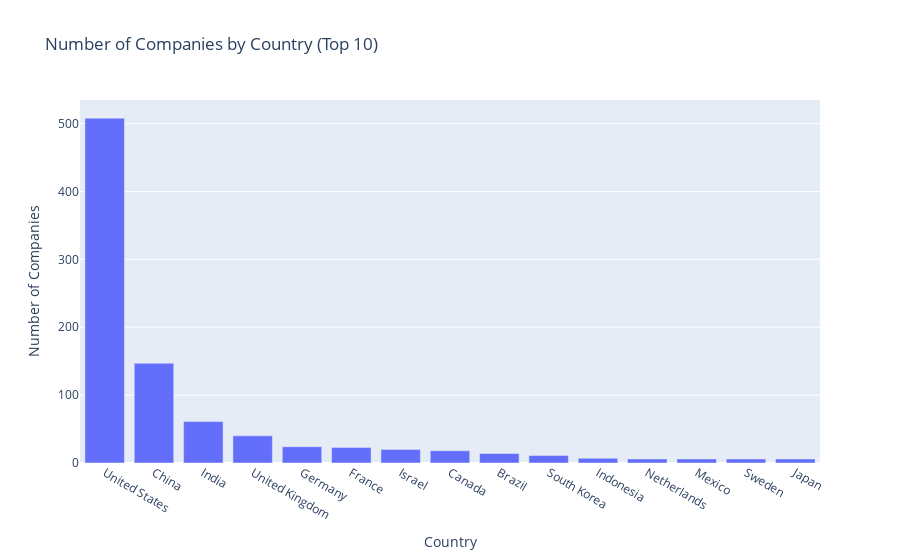

The code cell stored with this chart in its notebook:
### Markdown cell above
## Graph of 15 countries with the most Unicorns

### Code cell
import plotly.express as px

# Group the DataFrame by 'Country' and count the number of companies in each country
companies_count_by_country = companies['Country'].value_counts().reset_index()
companies_count_by_country.columns = ['Country', 'Number of Companies']

# Create a bar chart using Plotly Express
fig = px.bar(
    companies_count_by_country.head(15),  # Display the top 10 countries
    x='Country',
    y='Number of Companies',
    title='Number of Companies by Country (Top 10)',
    labels={'Country': 'Country', 'Number of Companies': 'Number of Companies'},
)

# Customize the appearance of the chart if needed
# You can adjust the layout, colors, and other chart properties here

# Show the chart
fig.show()

### Figure 1 — Plotly figure (JSON) as saved in the notebook; plotly's stock layout.template omitted (floating-point values rounded to 4 significant figures)
{"data": [{"alignmentgroup": "True", "hovertemplate": "Country=%{x}<br>Number of Companies=%{y}<extra></extra>", "legendgroup": "", "marker": {"color": "#636efa", "pattern": {"shape": ""}}, "name": "", "offsetgroup": "", "orientation": "v", "showlegend": false, "textposition": "auto", "type": "bar", "x": ["United States", "China", "India", "United Kingdom", "Germany", "France", "Israel", "Canada", "Brazil", "South Korea", "Indonesia", "Netherlands", "Mexico", "Sweden", "Japan"], "xaxis": "x", "y": [508, 147, 61, 40, 24, 23, 20, 18, 14, 11, 7, 6, 6, 6, 6], "yaxis": "y"}], "layout": {"barmode": "relative", "legend": {"tracegroupgap": 0}, "title": {"text": "Number of Companies by Country (Top 10)"}, "xaxis": {"anchor": "y", "domain": [0, 1], "title": {"text": "Country"}}, "yaxis": {"anchor": "x", "domain": [0, 1], "title": {"text": "Number of Companies"}}}}
